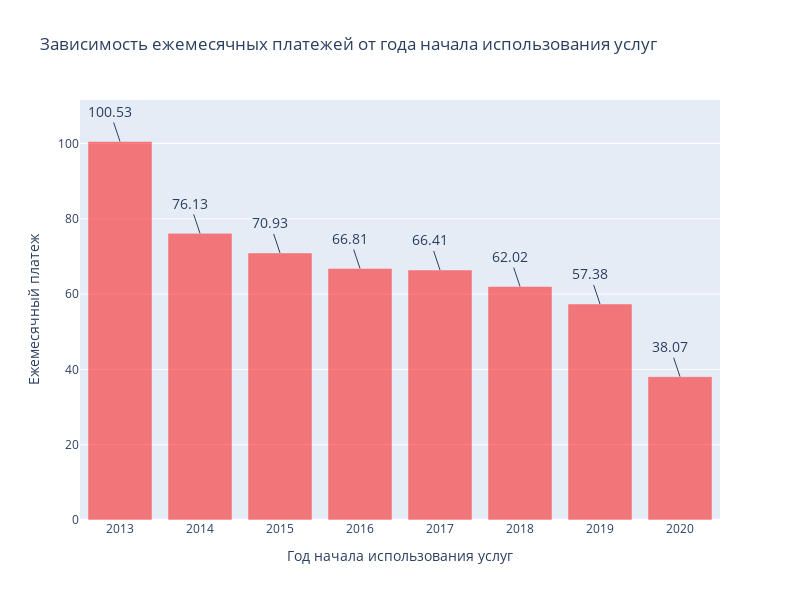

Notebook code cell kept with this figure:
### Markdown cell above
Посмотрим сколько в среднем платят клиенты присоединившееся к компании в разные годы:

### Code cell
mean_monthly_charges = df_for_plot.groupby('year_begin')['MonthlyCharges'].mean()

fig = go.Figure()
fig.add_trace(go.Bar(x=mean_monthly_charges.index, y=mean_monthly_charges.values, opacity=0.5, marker_color='red'))
for year, mean_charge in mean_monthly_charges.items():
    fig.add_annotation(x=year, y=mean_charge, text=f'{mean_charge:.2f}', showarrow=True, font=dict(size=14))
fig.update_layout(title='Зависимость ежемесячных платежей от года начала использования услуг',
                  xaxis_title='Год начала использования услуг',
                  yaxis_title='Ежемесячный платеж',
                  width=800, height=600)
pio.show(fig)

### Figure 1 — Plotly figure (JSON) as saved in the notebook; plotly's stock layout.template omitted (floating-point values rounded to 4 significant figures)
{"data": [{"marker": {"color": "red"}, "opacity": 0.5, "type": "bar", "x": [2013, 2014, 2015, 2016, 2017, 2018, 2019, 2020], "y": [100.5, 76.13, 70.93, 66.81, 66.41, 62.02, 57.38, 38.07]}], "layout": {"annotations": [{"font": {"size": 14}, "showarrow": true, "text": "100.53", "x": 2013, "y": 100.5}, {"font": {"size": 14}, "showarrow": true, "text": "76.13", "x": 2014, "y": 76.13}, {"font": {"size": 14}, "showarrow": true, "text": "70.93", "x": 2015, "y": 70.93}, {"font": {"size": 14}, "showarrow": true, "text": "66.81", "x": 2016, "y": 66.81}, {"font": {"size": 14}, "showarrow": true, "text": "66.41", "x": 2017, "y": 66.41}, {"font": {"size": 14}, "showarrow": true, "text": "62.02", "x": 2018, "y": 62.02}, {"font": {"size": 14}, "showarrow": true, "text": "57.38", "x": 2019, "y": 57.38}, {"font": {"size": 14}, "showarrow": true, "text": "38.07", "x": 2020, "y": 38.07}], "height": 600, "title": {"text": "Зависимость ежемесячных платежей от года начала использования услуг"}, "width": 800, "xaxis": {"title": {"text": "Год начала использования услуг"}}, "yaxis": {"title": {"text": "Ежемесячный платеж"}}}}
